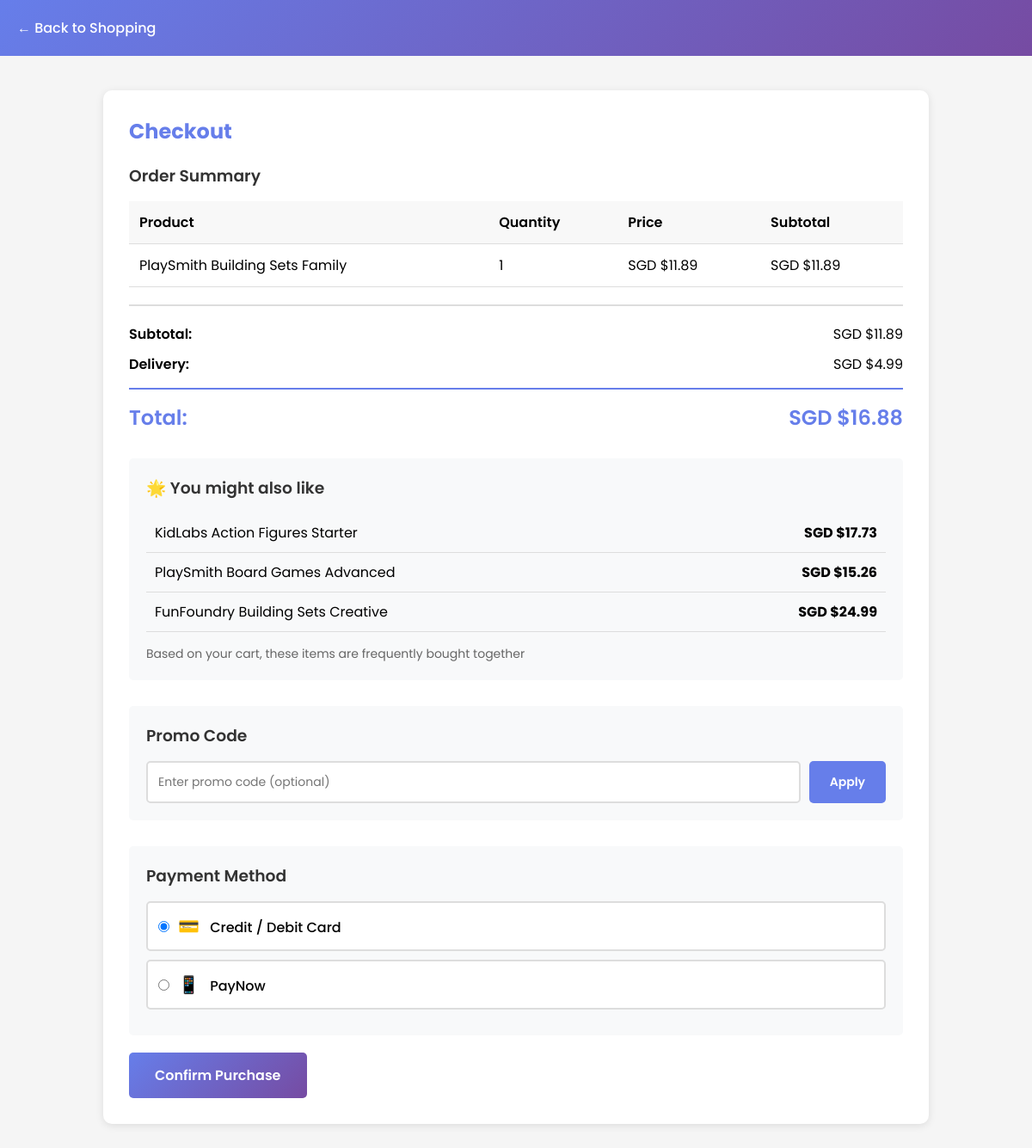
/checkout/ (signed in), run on an earlier commit of the app's database.
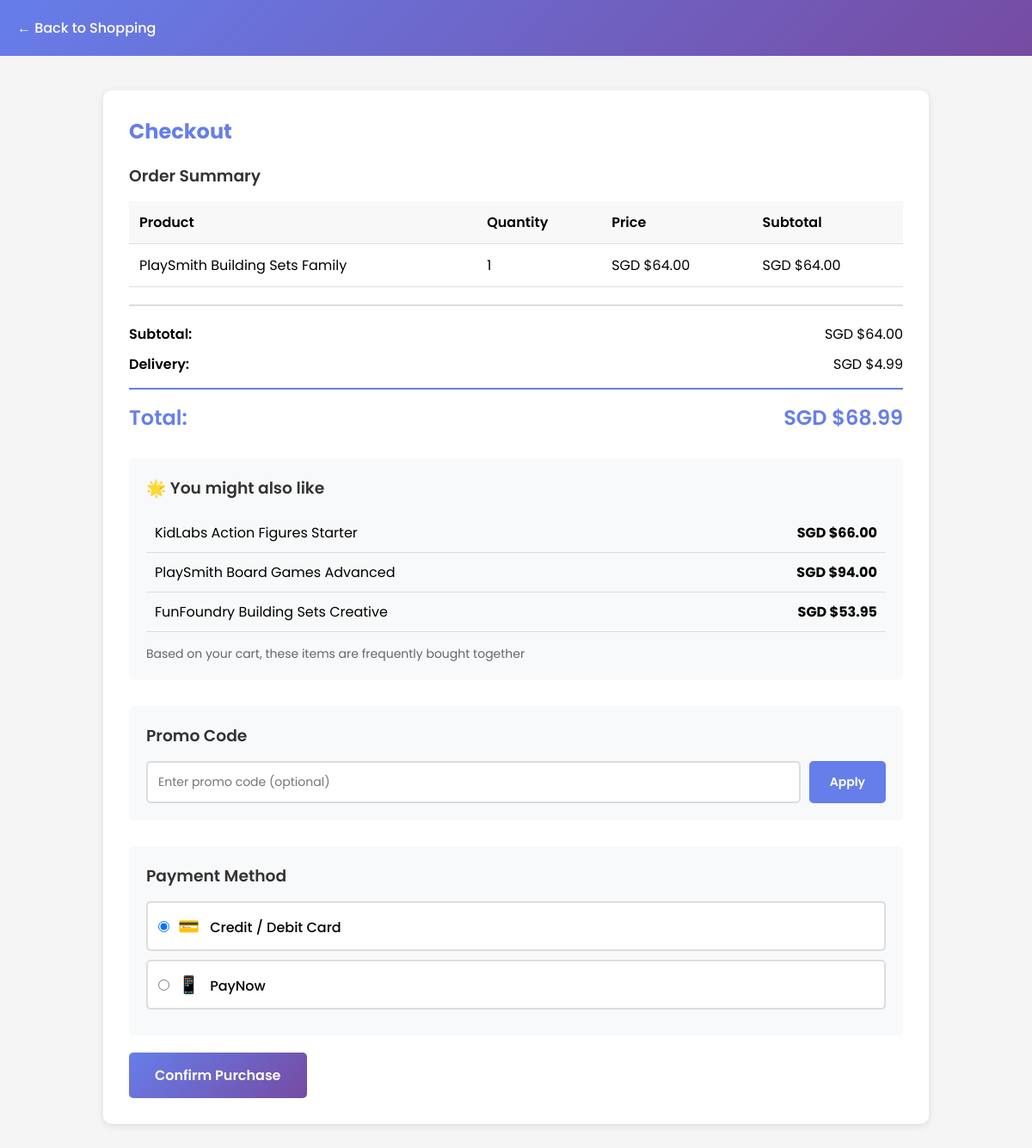
And on a later commit of the database.
### storefront/models.py (models this page shows, shortened)
class CartItem(models.Model):
    cart = models.ForeignKey(Cart, on_delete=models.CASCADE, related_name='items')
    product = models.ForeignKey(Product, on_delete=models.CASCADE)
    quantity = models.IntegerField(default=1)
    added_at = models.DateTimeField(auto_now_add=True)
    def get_total(self):
        return self.product.price * self.quantity

class Product(models.Model):
    name = models.CharField(max_length=255)
    description = models.TextField(blank=True, null=True)
    category = models.CharField(max_length=100)
    price = models.DecimalField(max_digits=10, decimal_places=2)
    stock = models.IntegerField(default=0)
    reorder_threshold = models.IntegerField(default=10)
    rating = models.DecimalField(max_digits=3, decimal_places=1, null=True, blank=True)
    image = models.ImageField(upload_to='products/', blank=True, null=True)
    created_at = models.DateTimeField(auto_now_add=True)
    updated_at = models.DateTimeField(auto_now=True)
    is_on_sale = models.BooleanField(default=False)
    original_price = models.DecimalField(max_digits=10, decimal_places=2, null=True, blank=True)
    discount_percentage = models.IntegerField(null=True, blank=True)
    class Meta:
        ordering = ['-created_at']

### storefront/views.py (the view)
# urls.py: path('checkout/', views.checkout, name='checkout'),
@login_required
def checkout(request):
    customer = get_or_create_customer(request.user)
    cart = get_or_create_cart(customer)
    cart_items = cart.items.all()
    if not cart_items:
        messages.warning(request, 'Your cart is empty!')
        return redirect('storefront:cart')
    subtotal = sum(item.get_total() for item in cart_items)
    delivery_fee = Decimal('4.99')
    free_delivery_threshold = Decimal('150.00')
    if subtotal >= free_delivery_threshold:
        delivery_fee = Decimal('0.00')
    total = subtotal + delivery_fee
    recommendations = []
    try:
        cart_categories = set(item.product.category for item in cart_items)
        recommendations = Product.objects.filter(
            category__in=cart_categories
        ).exclude(
            id__in=[item.product.id for item in cart_items]
        ).filter(stock__gt=0).exclude(image='').order_by('-rating')[:3]
    except Exception as e:
        print(f"Error getting recommendations: {e}")
    context = {
        'cart_items': cart_items,
        'subtotal': subtotal,
        'delivery_fee': delivery_fee,
        'total': total,
        'free_delivery_threshold': free_delivery_threshold,
        'recommendations': recommendations,
    }
    return render(request, 'storefront/checkout.html', context)

### storefront/views.py (called while the page is built)
def get_or_create_customer(user):
    try:
        return Customer.objects.get(user=user)
    except Customer.DoesNotExist:
        return Customer.objects.create(user=user)

def get_or_create_cart(customer):
    cart, created = Cart.objects.get_or_create(customer=customer)
    return cart

### storefront/templates/storefront/checkout.html (shortened to what this page needs)
<!DOCTYPE html>
<html lang="en">
<head>
</head>
<body>
    <header>
        <nav>
            <a href="{% url 'storefront:index' %}">← Back to Shopping</a>
        </nav>
    </header>
    <div class="container">
        <div class="checkout-container">
            <h2>Checkout</h2>
            <div class="order-summary">
                <h3>Order Summary</h3>
                <table>
                    <thead>
                        <tr>
                            <th>Product</th>
                            <th>Quantity</th>
                            <th>Price</th>
                            <th>Subtotal</th>
                        </tr>
                    </thead>
                    <tbody>
                        {% for item in cart_items %}
                        <tr>
                            <td>{{ item.product.name }}</td>
                            <td>{{ item.quantity }}</td>
                            <td>SGD ${{ item.product.price }}</td>
                            <td>SGD ${{ item.get_total }}</td>
                        </tr>
                        {% endfor %}
                    </tbody>
                </table>
                <div class="order-summary-footer">
                    <div class="summary-row">
                        <span><strong>Subtotal:</strong></span>
                        <span>SGD ${{ subtotal }}</span>
                    </div>
                    <div class="summary-row">
                        <span><strong>Delivery:</strong></span>
                        {% if delivery_fee == 0 %}
                        <span class="free-delivery">FREE 🎉</span>
                        {% else %}
                        <span>SGD ${{ delivery_fee }}</span>
                        {% endif %}
                    </div>
                    <div class="summary-row total-row">
                        <span><strong>Total:</strong></span>
                        <span><strong>SGD ${{ total }}</strong></span>
                    </div>
                </div>
            </div>
            {% if recommendations %}
            <div class="recommendations">
                <h3>🌟 You might also like</h3>
                {% for item in recommendations %}
                <div class="recommendation-item">
                    <span>{{ item.name }}</span>
                    <strong>SGD ${{ item.price }}</strong>
                </div>
                {% endfor %}
                <p style="margin-top: 15px; color: #666; font-size: 14px;">
                    Based on your cart, these items are frequently bought together
                </p>
            </div>
            {% endif %}
            <form method="post" action="{% url 'storefront:confirm_order' %}">
                <div class="promo-section">
                    <h3>Promo Code</h3>
                    <div class="promo-input-group">
                        <input type="text" name="promo_code" placeholder="Enter promo code (optional)">
                        <button type="button" onclick="applyPromoCode()">Apply</button>
                    </div>
                </div>
                <div class="payment-section">
                    <h3>Payment Method</h3>
                    <div class="payment-option">
                        <input type="radio" id="card" name="payment_method" value="card" checked required>
                        <label for="card">
                            <span class="payment-icon">💳</span>
                            Credit / Debit Card
                        </label>
                    </div>
                    <div class="payment-option">
                        <input type="radio" id="paynow" name="payment_method" value="paynow" required>
                        <label for="paynow">
                            <span class="payment-icon">📱</span>
                            PayNow
                        </label>
                    </div>
                </div>
                <button type="submit" class="btn-primary">Confirm Purchase</button>
            </form>
        </div>
    </div>
</body>
</html>

What changed in the data, as far as the page shows it:
changed through a linked row, CartItem "PlaySmith Building Sets Family": product.price "11.89" → "64.00"; get_total "11.89" → "64.00"
changed Product "KidLabs Action Figures Starter": price "17.73" → "66.00"
changed Product "PlaySmith Board Games Advanced": price "15.26" → "94.00"
changed Product "FunFoundry Building Sets Creative": price "24.99" → "53.95"
Also different on the page:
{{ subtotal }}: "11.89" → "64.00"
{{ total }}: "16.88" → "68.99"
